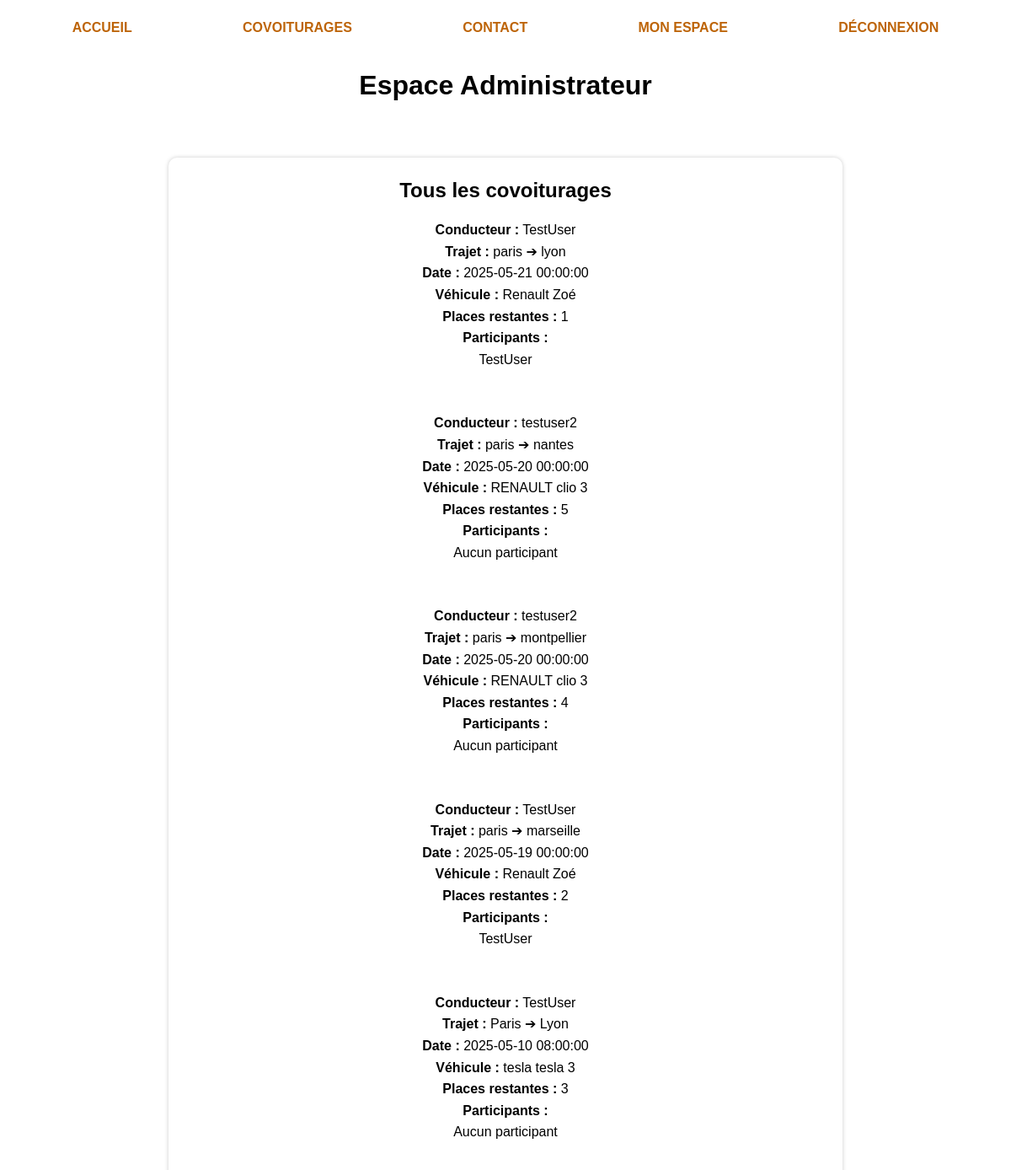
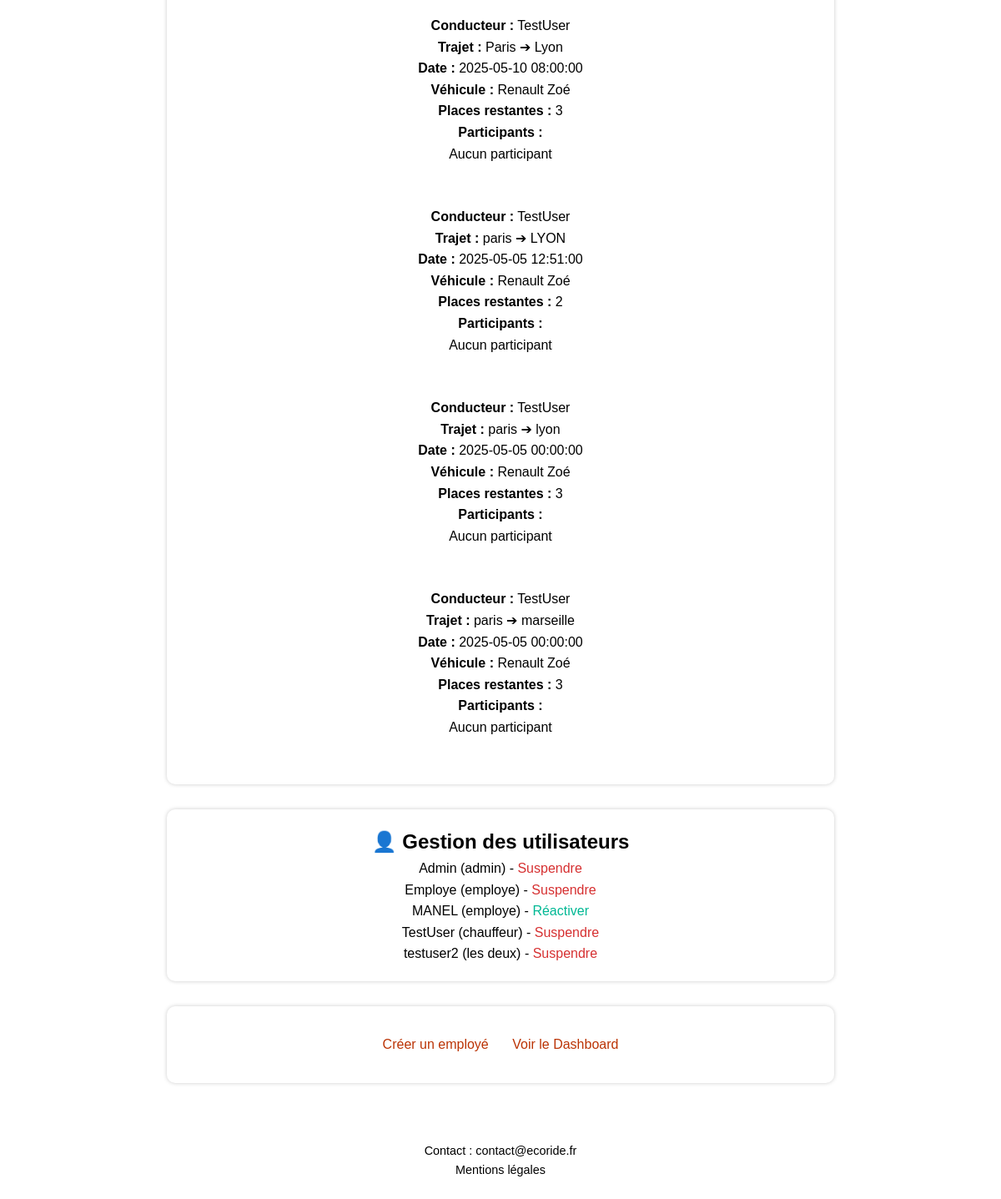
Page /pages/admin-control.php (signed in) on the committed database (2 pictures, top to bottom).
### tables this page shows
CREATE TABLE `rides` (
  `id` int NOT NULL,
  `user_id` int NOT NULL,
  `vehicle_id` int NOT NULL,
  `depart` varchar(100) NOT NULL,
  `arrivee` varchar(100) NOT NULL,
  `date_depart` datetime NOT NULL,
  `date_arrivee` datetime NOT NULL,
  `prix` decimal(5,2) NOT NULL,
  `places` int NOT NULL,
  `ecologique` tinyint(1) DEFAULT '0',
  `statut` enum('en attente','en cours','terminé') DEFAULT 'en attente',
  `duree` int DEFAULT '0'
);

CREATE TABLE `users` (
  `id` int NOT NULL,
  `pseudo` varchar(50) NOT NULL,
  `email` varchar(100) NOT NULL,
  `password` varchar(255) NOT NULL,
  `credits` int DEFAULT '20',
  `role` varchar(20) DEFAULT 'utilisateur',
  `created_at` timestamp NULL DEFAULT CURRENT_TIMESTAMP,
  `actif` tinyint(1) DEFAULT '1'
);

CREATE TABLE `vehicles` (
  `id` int NOT NULL,
  `user_id` int NOT NULL,
  `plaque` varchar(20) NOT NULL,
  `date_immatriculation` date DEFAULT NULL,
  `modele` varchar(50) NOT NULL,
  `couleur` varchar(30) NOT NULL,
  `marque` varchar(50) NOT NULL,
  `energie` enum('électrique','essence','hybride') NOT NULL,
  `places` int DEFAULT NULL,
  `fumeur` tinyint(1) DEFAULT '0',
  `animal` tinyint(1) DEFAULT '0',
  `created_at` timestamp NULL DEFAULT CURRENT_TIMESTAMP,
  `preferences` text
);

### pages/admin-control.php (the view, shortened to what this page needs)
<?php
require_once('../models/db.php');
$sql = "SELECT rides.*, users.pseudo, vehicles.marque, vehicles.modele
        FROM rides
        INNER JOIN users ON rides.user_id = users.id
        INNER JOIN vehicles ON rides.vehicle_id = vehicles.id
        ORDER BY rides.date_depart DESC";
$stmt = $pdo->query($sql);
$rides = $stmt->fetchAll();
$stmt = $pdo->query("SELECT * FROM users ORDER BY pseudo");
$users = $stmt->fetchAll();
?>
<!DOCTYPE html>
<html lang="fr">
<head>
    <link rel="stylesheet" href="/Assets/css/style.css">
</head>
<body>
<?php include('../includes/nav.php'); ?>
<header><h1>Espace Administrateur</h1></header>
<main>
    <section class="admin-section">
        <h2>Tous les covoiturages</h2>
        <?php foreach ($rides as $ride): ?>
            <div class="ride-card">
                <p><strong>Conducteur :</strong> <?= htmlspecialchars($ride['pseudo']) ?></p>
                <p><strong>Trajet :</strong> <?= htmlspecialchars($ride['depart']) ?> ➔ <?= htmlspecialchars($ride['arrivee']) ?></p>
                <p><strong>Date :</strong> <?= htmlspecialchars($ride['date_depart']) ?></p>
                <p><strong>Véhicule :</strong> <?= htmlspecialchars($ride['marque']) ?> <?= htmlspecialchars($ride['modele']) ?></p>
                <p><strong>Places restantes :</strong> <?= $ride['places'] ?></p>
                <h4>Participants :</h4>
                <ul>
                    <?php
                    $pstmt = $pdo->prepare("SELECT users.pseudo FROM participants
                                            INNER JOIN users ON participants.user_id = users.id
                                            WHERE participants.ride_id = :ride_id");
                    $pstmt->execute([':ride_id' => $ride['id']]);
                    $participants = $pstmt->fetchAll();
                    echo empty($participants) ? "<li>Aucun participant</li>" : "";
                    foreach ($participants as $p) {
                        echo "<li>" . htmlspecialchars($p['pseudo']) . "</li>";
                    }
                    ?>
                </ul>
            </div>
        <?php endforeach; ?>
    </section>
    <section class="admin-section">
        <h2>👤 Gestion des utilisateurs</h2>
        <?php foreach ($users as $user): ?>
            <p>
                <?= htmlspecialchars($user['pseudo']) ?> (<?= htmlspecialchars($user['role']) ?>)
                <?php if ($user['actif'] == 1): ?>
                    - <a href="suspendre-user.php?id=<?= $user['id'] ?>&action=suspendre"
                         class="confirm-action red"
                         data-confirm="Confirmer la suspension de cet utilisateur ?"
                         >Suspendre</a>
                <?php else: ?>
                    - <a href="suspendre-user.php?id=<?= $user['id'] ?>&action=reactiver"
                         class="confirm-action green"
                         data-confirm="Confirmer la réactivation de cet utilisateur ?"
                         >Réactiver</a>
                <?php endif; ?>
            </p>
        <?php endforeach; ?>
    </section>
    <section class="admin-section">
        <a href="create-employee.php" class="admin-button">Créer un employé</a>
        <a href="dashboard.php" class="admin-button">Voir le Dashboard</a>
    </section>
</main>
<?php include('../includes/footer.php'); ?>
</body>
</html>

### Assets/css/style.css (style rules this page uses)
* { margin: 0; padding: 0; box-sizing: border-box; }
body { font-family: Arial, sans-serif; background-color: var(--jaune-clair); color: var(--bleu-sombre); line-height: 1.6; padding: 20px; }
header { text-align: center; background-color: var(--vert-olive); color: var(--texte-sombre); padding: 30px 10px; margin-bottom: 20px; border-bottom: 2px solid var(--olive-pastel); }
ul { list-style: none; text-align: center; padding: 0; margin: 0; }
section { margin: 30px auto; max-width: 700px; text-align: center; background-color:var(--orange-vif); padding: 20px; border-radius: 10px; box-shadow: 0 0 5px #ccc; }
a { text-decoration: none; }
.btn-green, .btn-blue, .admin-button { display: inline-block; padding: 8px 12px; color: rgb(187, 52, 6); text-decoration: none; border-radius: 5px; }
.admin-button { background-color: var(--blanc); margin: 5px 0; }
.ride-box, .ride-card, .admin-card { border: 1px solid var(--gris-pastel); background-color: white; color: var(--texte-sombre); padding: 10px; margin-bottom: 15px; border-radius: 6px; }
.ride-card { padding: 15px; margin-bottom: 20px; border-radius: 8px; }
.admin-section { margin: 30px auto; max-width: 800px; padding: 20px; border-bottom: 1px solid var(--vert-olive); }
a.confirm-action.red { color: #d63031; }
a.confirm-action.green { color: #00b894; }

### rows in the picture
rides: user.pseudo "TestUser", depart "paris", arrivee "lyon", date_depart "2025-05-21 00:00:00", vehicle.marque "Renault", vehicle.modele "Zoé", places "1"
users: pseudo "TestUser", role "chauffeur"
rides: user.pseudo "testuser2", depart "paris", arrivee "nantes", date_depart "2025-05-20 00:00:00", vehicle.marque "RENAULT", vehicle.modele "clio 3", places "5", shows "Aucun participant"
rides: user.pseudo "testuser2", depart "paris", arrivee "montpellier", date_depart "2025-05-20 00:00:00", vehicle.marque "RENAULT", vehicle.modele "clio 3", places "4", shows "Aucun participant"
rides: user.pseudo "TestUser", depart "paris", arrivee "marseille", date_depart "2025-05-19 00:00:00", vehicle.marque "Renault", vehicle.modele "Zoé", places "2"
rides: user.pseudo "TestUser", depart "Paris", arrivee "Lyon", date_depart "2025-05-10 08:00:00", vehicle.marque "tesla", vehicle.modele "tesla 3", places "3", shows "Aucun participant"
rides: user.pseudo "TestUser", depart "Paris", arrivee "Lyon", date_depart "2025-05-10 08:00:00", vehicle.marque "Renault", vehicle.modele "Zoé", places "3", shows "Aucun participant"
rides: user.pseudo "TestUser", depart "paris", arrivee "LYON", date_depart "2025-05-05 12:51:00", vehicle.marque "Renault", vehicle.modele "Zoé", places "2", shows "Aucun participant"
rides: user.pseudo "TestUser", depart "paris", arrivee "lyon", date_depart "2025-05-05 00:00:00", vehicle.marque "Renault", vehicle.modele "Zoé", places "3", shows "Aucun participant"
rides: user.pseudo "TestUser", depart "paris", arrivee "marseille", date_depart "2025-05-05 00:00:00", vehicle.marque "Renault", vehicle.modele "Zoé", places "3", shows "Aucun participant"
users: pseudo "Admin", role "admin"
users: pseudo "Employe", role "employe"
users: pseudo "MANEL", role "employe"
users: pseudo "testuser2", role "les deux"
